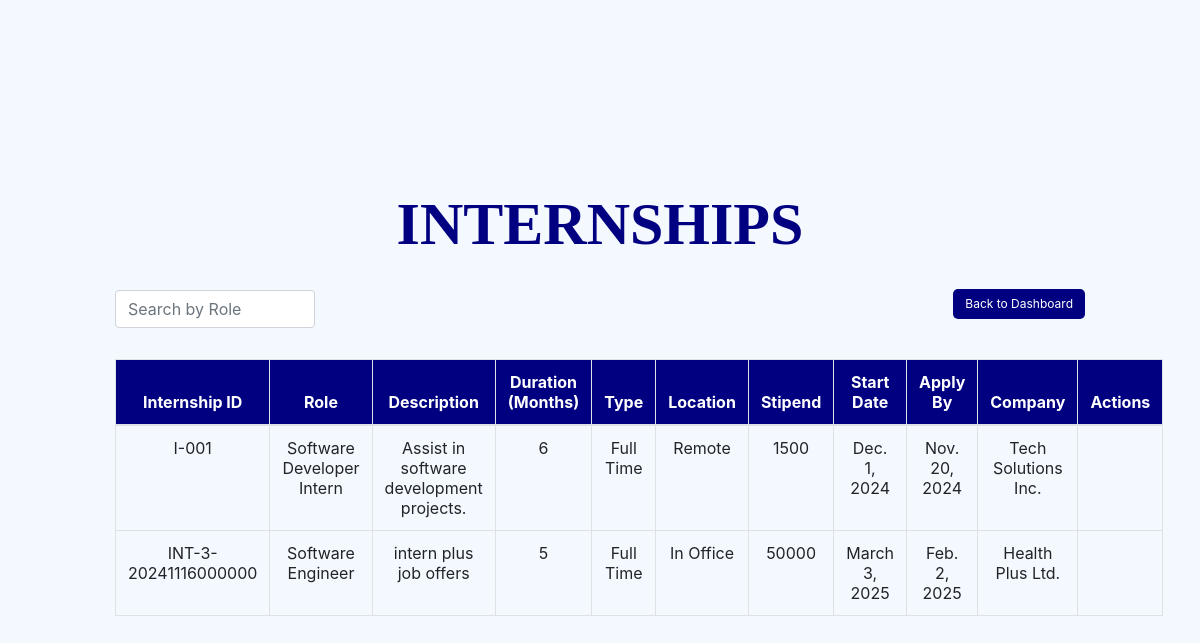
The app's page /view_internships/, older data.
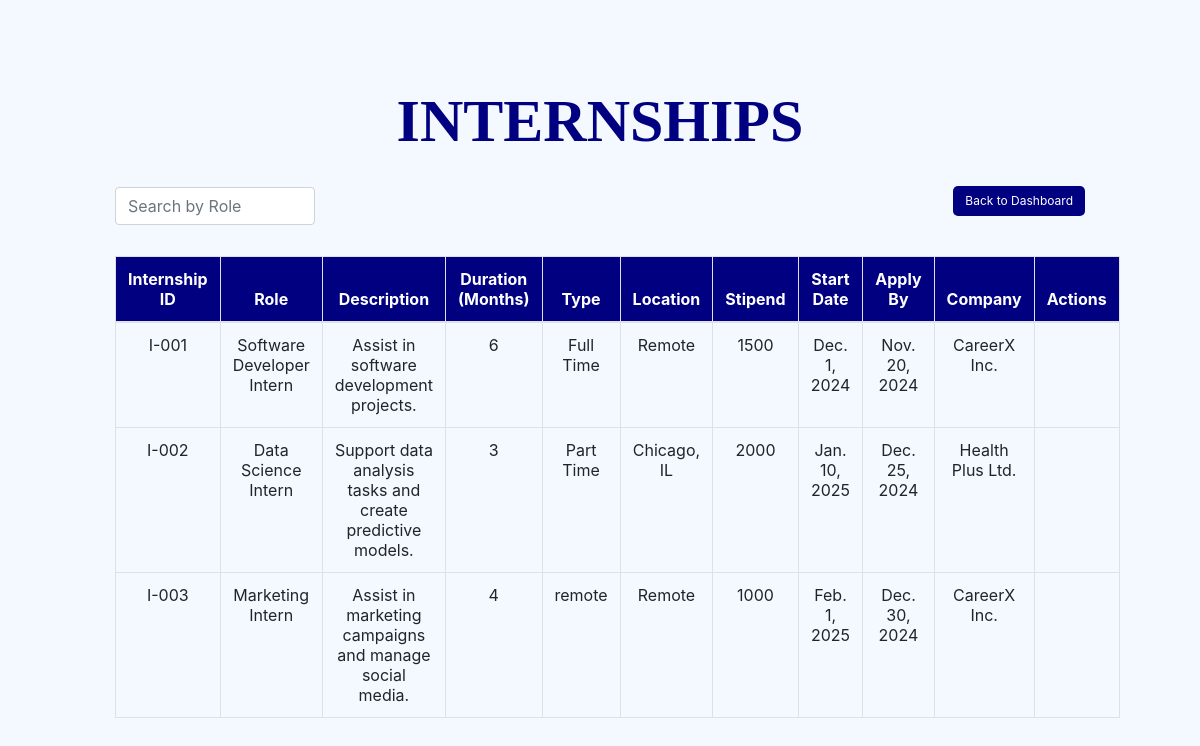
The same page, newer data.
### home/models.py (models this page shows, shortened)
class Internship(models.Model):
    internship_id = models.CharField(max_length=25, primary_key=True)
    internship_role = models.CharField(max_length=50, default="Software Intern")
    description = models.TextField(default="Description not provided")
    internship_type = models.CharField(
        max_length=20,
        choices=[('part_time', 'Part Time'), ('full_time', 'Full Time')],
        default='full_time',
    )
    location = models.CharField(
        max_length=20,
        choices=[('remote', 'Remote'), ('in_office', 'In Office'), ('hybrid', 'Hybrid')],
        default='remote',
    )
    stipend = models.PositiveIntegerField(default=0)
    start_date = models.DateField(default=date(2024, 1, 1))
    duration_months = models.PositiveIntegerField(default=3)
    last_date_to_apply = models.DateField(default=date(2024, 12, 31))
    posted_date = models.DateTimeField(auto_now_add=True)
    company = models.ForeignKey(
        Company, on_delete=models.CASCADE, related_name="internships", null=True, blank=True
    )
    created_by = models.ForeignKey(
        Admin, on_delete=models.SET_NULL, null=True, blank=True, related_name="created_internships"
    )

class Company(models.Model):
    company_id = models.IntegerField(primary_key=True)
    company_name = models.CharField(max_length=255)
    email = models.EmailField(unique=True)
    contact_number = models.BigIntegerField()
    street_number = models.CharField(max_length=255)
    city = models.CharField(max_length=255)
    state = models.CharField(max_length=255)
    country = models.CharField(max_length=255)
    pincode = models.CharField(max_length=10)
    password = models.CharField(max_length=100)

### home/views.py (the view)
# urls.py: path('view_internships/', views.view_internships, name='view_internships'),
def view_internships(request):
    student = None
    company_user = None
    user_email = request.session.get('user_email')
    if request.session.get('user_type') == 'student':
        student = Student.objects.filter(email=user_email).first()
    elif request.session.get('user_type') == 'company':
        company_user = Company.objects.filter(email=user_email).first()
    today = date.today()
    internships = Internship.objects.annotate(
        student_applied=Exists(
            InternshipApplications.objects.filter(internship=OuterRef('pk'), student=student)
        ),
        is_owner=Case(
            When(company=company_user, then=Value(True)),
            default=Value(False),
            output_field=BooleanField()
        ),
        is_expired=Case(
            When(last_date_to_apply__lt=today, then=Value(True)),
            default=Value(False),
            output_field=BooleanField()
        )
    ).prefetch_related('internship_applications')
    return render(request, 'view_internships.html', {
        'internships': internships,
        'can_manage_internships': request.session.get('user_type') == 'company',
        'is_student': request.session.get('user_type') == 'student',
        'user_type': request.session.get('user_type'),
        'user_email': user_email
    })

### home/templates/view_internships.html (shortened to what this page needs)
{% load static %}
<html>
<head>
    <link rel="stylesheet" href="https://stackpath.bootstrapcdn.com/bootstrap/4.3.1/css/bootstrap.min.css">
</head>
<body>
<section class="vh-100">
    <div class="container-fluid">
        <div class="row d-flex justify-content-center align-items-center h-100">
            <div class="col-md-12 col-lg-10 col-xl-10">
                <div class="header">
                    <h><b>INTERNSHIPS</b></h>
                </div>
                <div class="d-flex justify-content-between align-items-center">
                    <div class="search-container">
                        <input type="text" id="roleSearchBar" class="form-control search-bar" placeholder="Search by Role" onkeyup="filterByRole()">
                    </div>
                    <div class="button-container">
                        <a href="{% url 'dashboard' %}">
                            <button class="btn btn-secondary btn-custom">Back to Dashboard</button>
                        </a>
                    </div>
                </div>
                <div class="table-container">
                    <table class="table table-bordered">
                        <thead>
                            <tr>
                                <th>Internship ID</th>
                                <th>Role</th>
                                <th>Description</th>
                                <th>Duration (Months)</th>
                                <th>Type</th>
                                <th>Location</th>
                                <th>Stipend</th>
                                <th>Start Date</th>
                                <th>Apply By</th>
                                <th>Company</th>
                                <th>Actions</th>
                            </tr>
                        </thead>
                        <tbody id="internship-table-body">
                            {% for internship in internships %}
                            <tr>
                                <td>{{ internship.internship_id }}</td>
                                <td>{{ internship.internship_role }}</td>
                                <td>{{ internship.description }}</td>
                                <td>{{ internship.duration_months }}</td>
                                <td>{{ internship.get_internship_type_display }}</td>
                                <td>{{ internship.get_location_display }}</td>
                                <td>{{ internship.stipend }}</td>
                                <td>{{ internship.start_date }}</td>
                                <td>{{ internship.last_date_to_apply }}</td>
                                <td>
                                    {% if internship.company %}
                                        {{ internship.company.company_name }}
                                    {% else %}
                                        Unknown
                                    {% endif %}
                                </td>
                                <td class="actions-container">
                                </td>
                            </tr>
                            {% empty %}
                            <tr>
                                <td colspan="10">No internships available.</td>
                            </tr>
                            {% endfor %}
                        </tbody>
                    </table>
                </div>
            </div>
        </div>
    </div>
</section>
</body>
</html>

### home/templates/view_internships.html (style rules this page uses)
* { margin: 0; padding: 0; box-sizing: border-box; }
body { background-color: #f4f8ff; }
.btn-custom { font-size: 12px; width: 100%; margin-bottom: 10px; background-color: navy; color: white; border: none; border-radius: 5px; }
.table-container { margin-top: 30px; }
table { width: 100%; table-layout: auto; word-wrap: break-word; }
thead { background-color: navy; color: white; }
th, td { padding: 10px; text-align: center; }
.header { padding-top:10px; text-align: center; font-size: 60px; color:navy; font-family:'Times New Roman'; }
.search-container { display: flex; gap: 10px; margin-top: 20px; }
.search-bar { width: 200px; }
.button-container { display: flex; gap: 20px; margin-top: 20px; }

Row changes from the older to the newer data that the page shows:
removed Internship: internship_id "INT-3-20241116000000", internship_role "Software Engineer", description "intern plus job offers", duration_months "5", internship_type "Full Time", location "In Office", stipend "50000", start_date "March 3, 2025", last_date_to_apply "Feb. 2, 2025", company.company_name "Health Plus Ltd."
changed Internship "Software Developer Intern": company.company_name "Tech Solutions Inc." → "CareerX Inc."
added Internship: internship_id "I-002", internship_role "Data Science Intern", description "Support data analysis tasks and create predictive models.", duration_months "3", internship_type "Part Time", location "Chicago, IL", stipend "2000", start_date "Jan. 10, 2025", last_date_to_apply "Dec. 25, 2024", company.company_name "Health Plus Ltd."
added Internship: internship_id "I-003", internship_role "Marketing Intern", description "Assist in marketing campaigns and manage social media.", duration_months "4", internship_type "remote", location "Remote", stipend "1000", start_date "Feb. 1, 2025", last_date_to_apply "Dec. 30, 2024", company.company_name "CareerX Inc."
